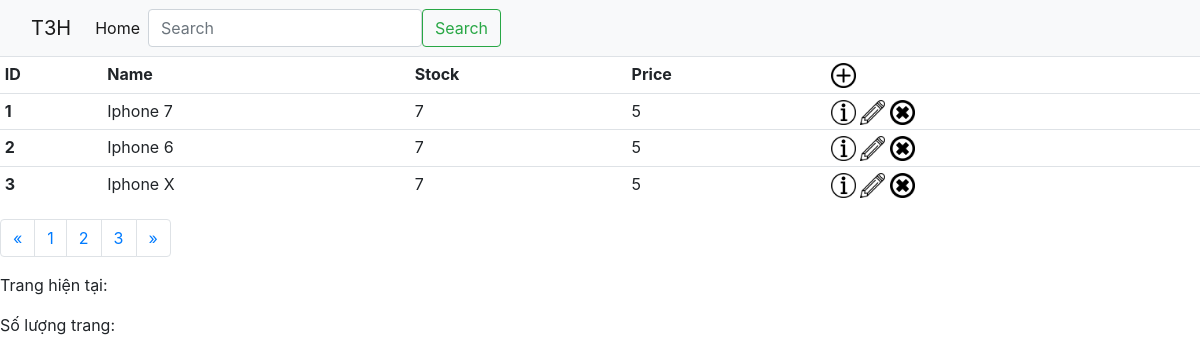
/products/, run on an earlier commit of the app's database.
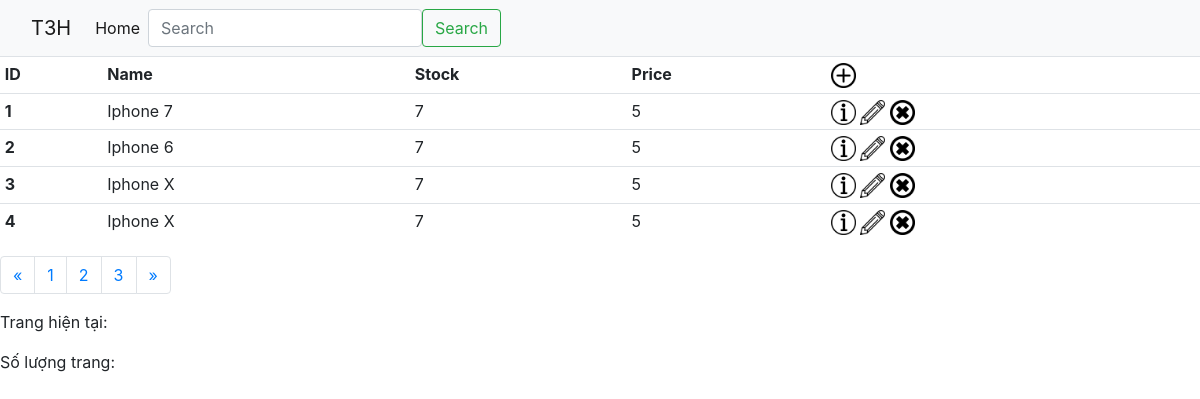
And on a later commit of the database.
### TMDT/models.py (models this page shows, shortened)
class Product(models.Model):
    name = models.CharField(max_length=50)
    stock = models.IntegerField()
    price = models.IntegerField()
    category_id = models.ForeignKey(Category,on_delete=models.CASCADE)
    user = models.ForeignKey(auth_user,on_delete=models.CASCADE)
    class Meta():
        db_table =  "Product"

### TMDT/views.py (the view)
# urls.py: re_path(r'^products/$',views.list_product,name="list_product"),
def list_product(request):
    keyword = request.GET.get('keyword')
    if keyword:
        products = Product.objects.filter(name__icontains = keyword)
    else:
        products = Product.objects.all()
    return render(request,
    "product/list.html",
    {'products':products})

### TMDT/templates/product/list.html (shortened to what this page needs)
{% extends 'base/base.html' %}
{% block content %}
    {% load static %}
    <table class="table table-sm">
        <tr>
            <th scope="col">ID</th>
            <th scope="col">Name</th>
            <th scope="col">Stock</th>
            <th scope="col">Price</th>
            <th scope="col">
                <a href="{% url 'add_product' %} ">
                    <img src="{% static 'images/add-solid-pngrepo-com.png' %}" style="width : 25px; height: 25px;">
                </a>
            </th>
        </tr>
        {% for product in products %}
            <tr>
                <th scope="row">{{forloop.counter}}</th>
                <td>{{product.name}}</td>
                <td>{{product.stock}}</td>
                <td>{{product.price}}</td>
                <td>
                    <a href="{%url 'product_detail'  product.id %}">
                        <img src="{% static 'images/info-pngrepo-com.png' %} " style="width : 25px; height: 25px;" >
                    </a>
                    <a href="{%url 'update_class_product'  product.id %} ">
                        <img src="{% static 'images/edit-pngrepo-com.png' %}" style="width : 25px; height: 25px;" >
                    </a>
                    <a class="delete-product" data-id="{{product.id}}" data-url="{%url 'delete_product'  product.id %} ">
                        <img src="{% static 'images/delete-round-button-pngrepo-com.png' %}" style="width : 25px; height: 25px;" >
                    </a>
                </td>
            </tr>
        {% endfor %}
    </table>
    <nav aria-label="Page navigation example">
        <ul class="pagination">
          <li class="page-item">
            <a class="page-link" href="#" aria-label="Previous">
              <span aria-hidden="true">&laquo;</span>
            </a>
          </li>
          <li class="page-item"><a class="page-link" href="#">1</a></li>
          <li class="page-item"><a class="page-link" href="#">2</a></li>
          <li class="page-item"><a class="page-link" href="#">3</a></li>
          <li class="page-item">
            <a class="page-link" href="#" aria-label="Next">
              <span aria-hidden="true">&raquo;</span>
            </a>
          </li>
        </ul>
      </nav>
    <p>Trang hiện tại: {{page_obj.number}}</p>
    <p>Số lượng trang: {{page_obj.paginator.num_pages}}</p>
{% endblock content %}

What changed in the data, as far as the page shows it:
added Product: name "Iphone X", stock "7", price "5"
